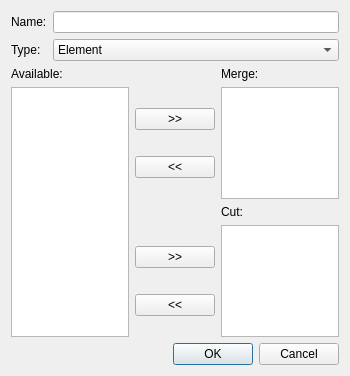
<?xml version="1.0" encoding="UTF-8"?>
<ui version="4.0">
 <class>MeshSetMergeDialog</class>
 <widget class="QDialog" name="MeshSetMergeDialog">
  <property name="geometry">
   <rect>
    <x>0</x>
    <y>0</y>
    <width>350</width>
    <height>376</height>
   </rect>
  </property>
  <property name="windowTitle">
   <string>Merge</string>
  </property>
  <layout class="QGridLayout" name="gridLayout">
   <item row="0" column="0">
    <layout class="QFormLayout" name="formLayout">
     <item row="0" column="0">
      <widget class="QLabel" name="label_2">
       <property name="text">
        <string>Name:</string>
       </property>
      </widget>
     </item>
     <item row="0" column="1">
      <widget class="QLineEdit" name="NameLineEdit"/>
     </item>
     <item row="1" column="0">
      <widget class="QLabel" name="label_3">
       <property name="text">
        <string>Type:</string>
       </property>
      </widget>
     </item>
     <item row="1" column="1">
      <widget class="QComboBox" name="TypeComboBox">
       <property name="currentIndex">
        <number>1</number>
       </property>
       <item>
        <property name="text">
         <string>Node</string>
        </property>
       </item>
       <item>
        <property name="text">
         <string>Element</string>
        </property>
       </item>
      </widget>
     </item>
    </layout>
   </item>
   <item row="1" column="0">
    <layout class="QHBoxLayout" name="horizontalLayout_3">
     <item>
      <layout class="QVBoxLayout" name="verticalLayout">
       <item>
        <widget class="QLabel" name="label">
         <property name="text">
          <string>Available:</string>
         </property>
        </widget>
       </item>
       <item>
        <widget class="QListWidget" name="AvailableListWidget"/>
       </item>
      </layout>
     </item>
     <item>
      <layout class="QVBoxLayout" name="verticalLayout_6">
       <item>
        <layout class="QHBoxLayout" name="horizontalLayout">
         <item>
          <layout class="QVBoxLayout" name="verticalLayout_5">
           <item>
            <spacer name="verticalSpacer">
             <property name="orientation">
              <enum>Qt::Vertical</enum>
             </property>
             <property name="sizeHint" stdset="0">
              <size>
               <width>20</width>
               <height>40</height>
              </size>
             </property>
            </spacer>
           </item>
           <item>
            <spacer name="verticalSpacer_7">
             <property name="orientation">
              <enum>Qt::Vertical</enum>
             </property>
             <property name="sizeHint" stdset="0">
              <size>
               <width>20</width>
               <height>40</height>
              </size>
             </property>
            </spacer>
           </item>
           <item>
            <widget class="QPushButton" name="addButton">
             <property name="text">
              <string>&gt;&gt;</string>
             </property>
            </widget>
           </item>
           <item>
            <spacer name="verticalSpacer_2">
             <property name="orientation">
              <enum>Qt::Vertical</enum>
             </property>
             <property name="sizeHint" stdset="0">
              <size>
               <width>20</width>
               <height>40</height>
              </size>
             </property>
            </spacer>
           </item>
           <item>
            <widget class="QPushButton" name="removeButton">
             <property name="text">
              <string>&lt;&lt;</string>
             </property>
            </widget>
           </item>
           <item>
            <spacer name="verticalSpacer_3">
             <property name="orientation">
              <enum>Qt::Vertical</enum>
             </property>
             <property name="sizeHint" stdset="0">
              <size>
               <width>20</width>
               <height>40</height>
              </size>
             </property>
            </spacer>
           </item>
          </layout>
         </item>
         <item>
          <layout class="QVBoxLayout" name="verticalLayout_2">
           <item>
            <widget class="QLabel" name="label_4">
             <property name="text">
              <string>Merge:</string>
             </property>
            </widget>
           </item>
           <item>
            <widget class="QListWidget" name="MergeListWidget"/>
           </item>
          </layout>
         </item>
        </layout>
       </item>
       <item>
        <layout class="QHBoxLayout" name="horizontalLayout_2">
         <item>
          <layout class="QVBoxLayout" name="verticalLayout_4">
           <item>
            <spacer name="verticalSpacer_4">
             <property name="orientation">
              <enum>Qt::Vertical</enum>
             </property>
             <property name="sizeHint" stdset="0">
              <size>
               <width>20</width>
               <height>40</height>
              </size>
             </property>
            </spacer>
           </item>
           <item>
            <spacer name="verticalSpacer_8">
             <property name="orientation">
              <enum>Qt::Vertical</enum>
             </property>
             <property name="sizeHint" stdset="0">
              <size>
               <width>20</width>
               <height>40</height>
              </size>
             </property>
            </spacer>
           </item>
           <item>
            <widget class="QPushButton" name="btn_add">
             <property name="text">
              <string>&gt;&gt;</string>
             </property>
            </widget>
           </item>
           <item>
            <spacer name="verticalSpacer_5">
             <property name="orientation">
              <enum>Qt::Vertical</enum>
             </property>
             <property name="sizeHint" stdset="0">
              <size>
               <width>20</width>
               <height>40</height>
              </size>
             </property>
            </spacer>
           </item>
           <item>
            <widget class="QPushButton" name="btn_del">
             <property name="text">
              <string>&lt;&lt;</string>
             </property>
            </widget>
           </item>
           <item>
            <spacer name="verticalSpacer_6">
             <property name="orientation">
              <enum>Qt::Vertical</enum>
             </property>
             <property name="sizeHint" stdset="0">
              <size>
               <width>20</width>
               <height>40</height>
              </size>
             </property>
            </spacer>
           </item>
          </layout>
         </item>
         <item>
          <layout class="QVBoxLayout" name="verticalLayout_3">
           <item>
            <widget class="QLabel" name="label_5">
             <property name="text">
              <string>Cut:</string>
             </property>
            </widget>
           </item>
           <item>
            <widget class="QListWidget" name="CutListWidget"/>
           </item>
          </layout>
         </item>
        </layout>
       </item>
      </layout>
     </item>
    </layout>
   </item>
   <item row="2" column="0">
    <widget class="QDialogButtonBox" name="buttonBox">
     <property name="orientation">
      <enum>Qt::Horizontal</enum>
     </property>
     <property name="standardButtons">
      <set>QDialogButtonBox::Cancel|QDialogButtonBox::Ok</set>
     </property>
    </widget>
   </item>
  </layout>
 </widget>
 <resources/>
 <connections>
  <connection>
   <sender>buttonBox</sender>
   <signal>accepted()</signal>
   <receiver>MeshSetMergeDialog</receiver>
   <slot>accept()</slot>
   <hints>
    <hint type="sourcelabel">
     <x>248</x>
     <y>254</y>
    </hint>
    <hint type="destinationlabel">
     <x>157</x>
     <y>274</y>
    </hint>
   </hints>
  </connection>
  <connection>
   <sender>buttonBox</sender>
   <signal>rejected()</signal>
   <receiver>MeshSetMergeDialog</receiver>
   <slot>reject()</slot>
   <hints>
    <hint type="sourcelabel">
     <x>316</x>
     <y>260</y>
    </hint>
    <hint type="destinationlabel">
     <x>286</x>
     <y>274</y>
    </hint>
   </hints>
  </connection>
 </connections>
</ui>
